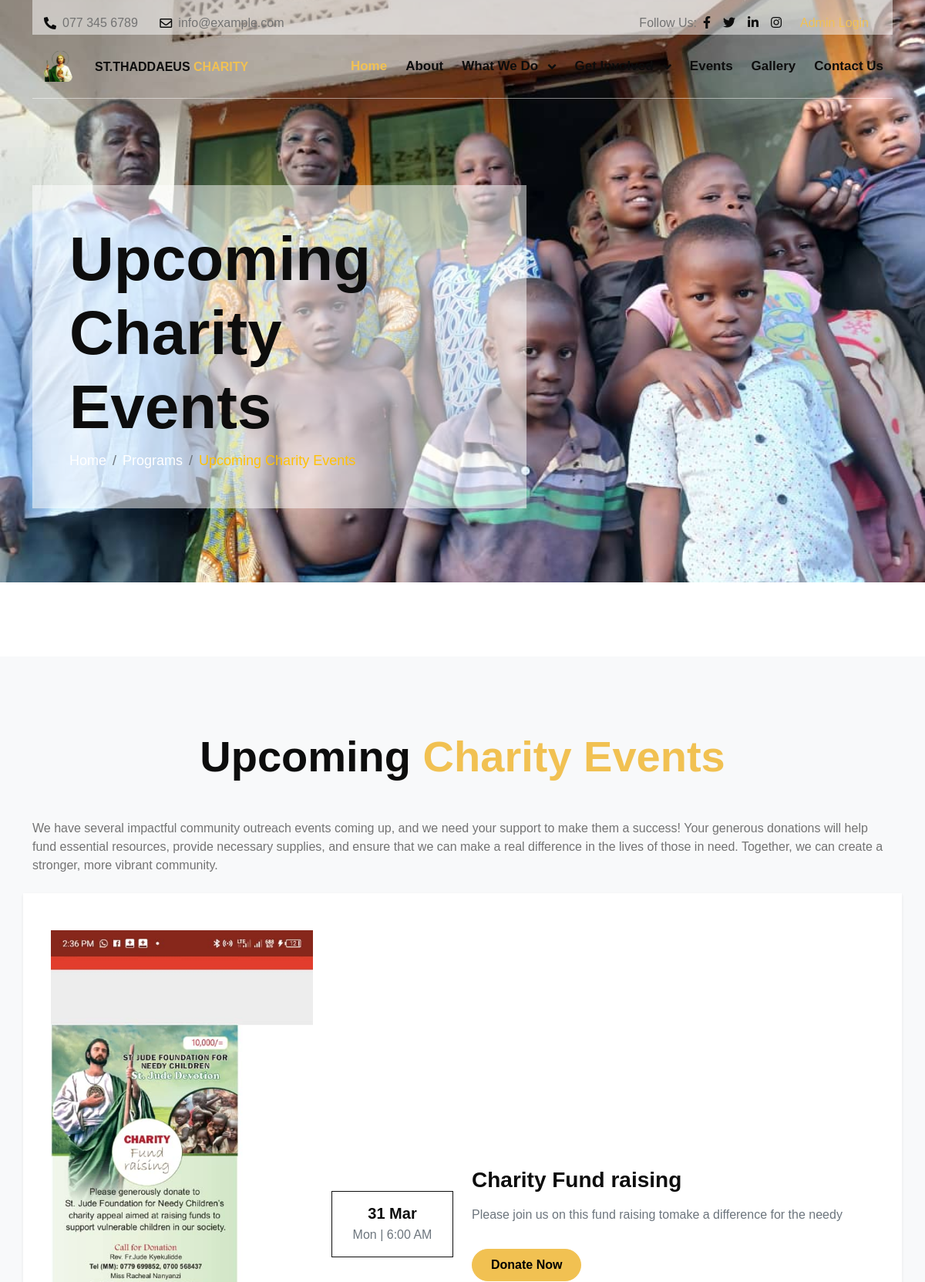
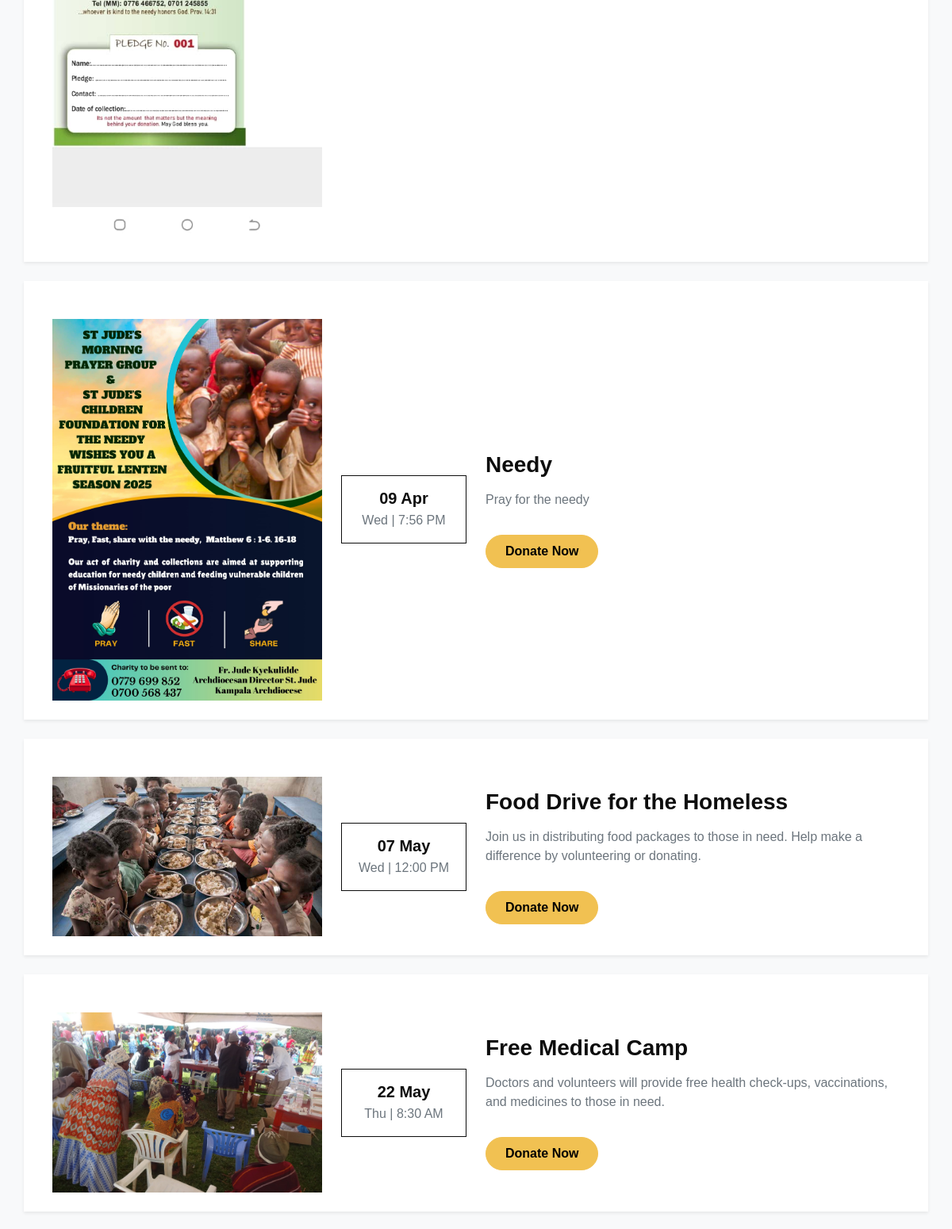
Screenshot of /events/ (upper part) with the database file from the repository (2 pictures, top to bottom).
### charityapp/models.py (models this page shows, shortened)
class CharityEvent(models.Model):
    title = models.CharField(max_length=255)
    description = models.TextField()
    date = models.DateField()
    time = models.TimeField()
    image = models.ImageField(upload_to='event_images/')
    join_url = models.URLField(blank=True, null=True)  # For Join Now button

### charityapp/views.py (the view)
# urls.py: path('events/', views.events, name='events'),
def events(request):
    events = CharityEvent.objects.order_by('date')  # Fetch events sorted by date
    return render(request, 'event.html', {
        'events': events,
    })

### charityapp/templates/event.html (shortened to what this page needs)
{% extends 'base.html' %}
{% load static %}
{% block content %}
<div class="container-fluid hero-header" style="background: url('{% static 'img/5.jpeg' %}') center/cover no-repeat;">
    <div class="container">
        <div class="row">
            <div class="col-lg-7">
                <div class="hero-header-inner animated zoomIn">
                    <h1 class="display-1  fw-bold">Upcoming Charity Events</h1>
                    <ol class="breadcrumb mb-0">
                        <li class="breadcrumb-item"><a href="{% url 'home' %}" class="text-white">Home</a></li>
                        <li class="breadcrumb-item"><a href="#" class="text-white">Programs</a></li>
                        <li class="breadcrumb-item text-warning" aria-current="page">Upcoming Charity Events</li>
                    </ol>
                </div>
            </div>
        </div>
    </div>
</div>
<div class="container-fluid event py-5 bg-light">
    <div class="container py-5">
        <h1 class="display-4 text-center fw-bold mb-5 wow fadeIn" data-wow-delay="0.1s">
            Upcoming <span class="text-primary">Charity Events</span>
        </h1>
            <p>We have several impactful community outreach events coming up, and we need your support to make them a success! Your generous donations will help fund essential resources, provide necessary supplies, and ensure that we can make a real difference in the lives of those in need. Together, we can create a stronger, more vibrant community.</p>
        {% for event in events %}
        <div class="row g-4 event-item align-items-center mt-4 wow fadeIn shadow-sm rounded p-4 bg-white" data-wow-delay="0.1s">
            <div class="col-12 col-lg-4">
                <div class="overflow-hidden rounded">
                    <img src="{{ event.image.url }}" class="img-fluid w-100 rounded" alt="{{ event.title }}">
                </div>
            </div>
            <div class="col-3 col-lg-2 text-center">
                <div class="date-box border border-dark rounded py-3 px-2">
                    <h5 class="fw-bold text-dark mb-1">{{ event.date|date:"d M" }}</h5>
                    <p class="mb-0 text-muted">{{ event.date|date:"D" }} | {{ event.time|time:"g:i A" }}</p>
                </div>
            </div>
            <div class="col-9 col-lg-6">
                <div>
                    <h3 class="fw-bold mb-3 text-dark">{{ event.title }}</h3>
                    <p class="text-muted">{{ event.description }}</p>
                    <a href="{% url 'donate' %}" class="btn btn-primary px-4 py-2 rounded-pill mt-3">Donate Now</a>
                </div>
            </div>
        </div>
        {% empty %}
        <p class="text-center text-muted">No upcoming charity events at the moment.</p>
        {% endfor %}
    </div>
</div>
{% endblock %}

### charityapp/templates/base.html (shortened to what this page needs)
{% load static %}
<!DOCTYPE html>
<html lang="en">
<head>
    <link rel="stylesheet" href="https://use.fontawesome.com/releases/v5.15.4/css/all.css" />
    <link href="https://cdn.jsdelivr.net/npm/bootstrap-icons@1.4.1/font/bootstrap-icons.css" rel="stylesheet">
    <link href="{% static 'lib/animate/animate.min.css' %}" rel="stylesheet">
    <link href="{% static 'lib/owlcarousel/assets/owl.carousel.min.css' %}" rel="stylesheet">
    <link href="{% static 'css/bootstrap.min.css' %}" rel="stylesheet">
    <link href="{% static 'css/style.css' %}" rel="stylesheet">
</head>
<body>
        <div class="container-fluid fixed-top">
            <div class="container topbar d-none d-lg-block">
                <div class="topbar-inner">
                    <div class="row gx-0">
                        <div class="col-lg-7 text-start">
                            <div class="h-100 d-inline-flex align-items-center me-4">
                                <span class="fa fa-phone-alt me-2 text-dark"></span>
                                <a href="#" class="text-secondary"><span>077 345 6789</span></a>
                            </div>
                            <div class="h-100 d-inline-flex align-items-center">
                                <span class="far fa-envelope me-2 text-dark"></span>
                                <a href="#" class="text-secondary"><span>info@example.com</span></a>
                            </div>
                        </div>
                        <div class="col-lg-5 text-end">
                            <div class="h-100 d-inline-flex align-items-center">
                                <span class="text-body">Follow Us:</span>
                                <a class="text-dark px-2" href=""><i class="fab fa-facebook-f"></i></a>
                                <a class="text-dark px-2" href=""><i class="fab fa-twitter"></i></a>
                                <a class="text-dark px-2" href=""><i class="fab fa-linkedin-in"></i></a>
                                <a class="text-dark px-2" href=""><i class="fab fa-instagram"></i></a>
                                <a href="{% url 'admin:login' %}?next=/admin/" class="nav-item nav-link" >Admin Login</a>
                            </div>
                        </div>
                    </div>
                </div>
            </div>
            <div class="container">
                <nav class="navbar navbar-expand-lg navbar-light py-3">
                    <a href="{% url 'home' %}" class="navbar-brand d-flex align-items-center">
                        <img src="{% static 'img/st1.png' %}" alt="Thaddaeus Charity Logo" style="height: 40px; margin-right: 10px;">
                        <h6 class="mb-0">ST.THADDAEUS <span class="text-primary">CHARITY</span></h6>
                    </a>
                    <div class="collapse navbar-collapse" id="navbarCollapse">
                        <ul class="navbar-nav ms-auto">
                            <li class="nav-item">
                                <a href="{% url 'home' %}" class="nav-link active">Home</a>
                            </li>
                            <li class="nav-item">
                                <a href="{% url 'about' %}" class="nav-link">About</a>
                            </li>
                            <li class="nav-item dropdown">
                                <a class="nav-link dropdown-toggle" href="#" role="button" data-bs-toggle="dropdown">
                                    What We Do
                                </a>
                            </li>
                            <li class="nav-item dropdown">
                                <a class="nav-link dropdown-toggle" href="#" role="button" data-bs-toggle="dropdown">
                                    Get Involved
                                </a>
                            </li>
                            <li class="nav-item">
                                <a href="{% url 'events' %}" class="nav-link">Events</a>
                            </li>
                            <li class="nav-item">
                                <a href="{% url 'gallery' %}" class="nav-link">Gallery</a>
                            </li>
                            <li class="nav-item">
                                <a href="{% url 'contact' %}" class="nav-link">Contact Us</a>
                            </li>
                        </ul>
                    </div>
                </nav>
            </div>
        </div>
    <main>
        {% block content %}{% endblock %}
    </main>
</body>
</html>

### static/css/style.css (style rules this page uses)
.wow, .animated { animation-duration: 2s !important; }
h1, h2, h3, .h1, .h2, .h3 { font-weight: 700 !important; font-family: 'Open', sans-serif !important; }
h4, h5, h6, .h4, .h5, .h6 { font-weight: 600 !important; font-family: 'Open', sans-serif !important; }
.btn { font-weight: 600; transition: .5s; }
.topbar .topbar-inner { height: 45px; padding: 10px 15px; background: rgba(255, 255, 255, .5); }
.topbar a, .topbar a i { transition: 0.5s; }
.fixed-top { transition: .5s; }
.navbar { border-bottom: 1px solid rgba(255, 255, 255, .5); }
.navbar .navbar-nav .nav-link { padding: 12px; color: var(--bs-dark); font-size: 17px; font-weight: 600; transition: .5s; }
.navbar .navbar-nav .nav-link:hover, .navbar .navbar-nav .nav-link.active, .fixed-top.bg-white .navbar .navbar-nav .nav-link:hover, .fixed-top.bg-white .navbar .navbar-nav .nav-link.active { color: var(--bs-primary); }
.navbar .dropdown-toggle::after { border: none; content: "\f107"; font-family: "Font Awesome 5 Free"; font-weight: 700; vertical-align: middle; margin-left: 8px; }
@media (min-width: 992px) { .navbar-collapse { background: transparent !important; } }
.hero-header { margin-bottom: 6rem; padding-top: 15rem; padding-bottom: 6rem; background: url("../img/hero.jpg"), center center no-repeat; background-size: cover; }
.hero-header .hero-header-inner { padding: 3rem; background: rgba(255, 255, 255, .5); }
.hero-header .breadcrumb-item { font-size: 18px; }
.event-item img { transition: 0.5s; }
.event .event-item a { transition: 0.5s; }

### charityapp/templates/base.html (style rules this page uses)
.nav-link { transition: color 0.3s ease; }

### rows the page displays
CharityEvent: image (picture), date "31 Mar", date "Mon", time "6:00 AM", title "Charity Fund raising", description "Please join us on this fund raising tomake a difference for the needy"
CharityEvent: image (picture), date "09 Apr", date "Wed", time "7:56 PM", title "Needy", description "Pray for the needy"
CharityEvent: image (picture), date "07 May", date "Wed", time "12:00 PM", title "Food Drive for the Homeless", description "Join us in distributing food packages to those in need. Help make a difference by volunteering or donating."
CharityEvent: image (picture), date "22 May", date "Thu", time "8:30 AM", title "Free Medical Camp", description "Doctors and volunteers will provide free health check-ups, vaccinations, and medicines to those in need."
